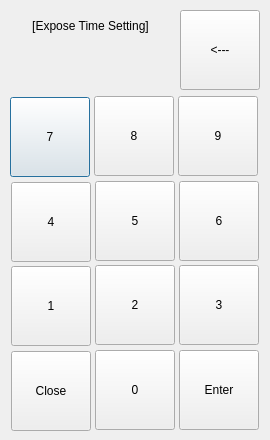
<?xml version="1.0" encoding="UTF-8"?>
<ui version="4.0">
 <class>Dialog</class>
 <widget class="QDialog" name="Dialog">
  <property name="geometry">
   <rect>
    <x>0</x>
    <y>0</y>
    <width>270</width>
    <height>440</height>
   </rect>
  </property>
  <property name="windowTitle">
   <string>Dialog</string>
  </property>
  <widget class="QLabel" name="Label_Number">
   <property name="geometry">
    <rect>
     <x>11</x>
     <y>50</y>
     <width>161</width>
     <height>41</height>
    </rect>
   </property>
   <property name="styleSheet">
    <string notr="true">border-image: url(:/Icon/mea_sel_off_box.png) 4;
border-width: 2;
font: 75 14pt &quot;Nanum square&quot;;</string>
   </property>
   <property name="text">
    <string/>
   </property>
   <property name="alignment">
    <set>Qt::AlignRight|Qt::AlignTrailing|Qt::AlignVCenter</set>
   </property>
   <property name="indent">
    <number>0</number>
   </property>
  </widget>
  <widget class="QPushButton" name="pushButton_7">
   <property name="geometry">
    <rect>
     <x>10</x>
     <y>97</y>
     <width>80</width>
     <height>80</height>
    </rect>
   </property>
   <property name="styleSheet">
    <string notr="true">font: 75 15pt &quot;Nanum square&quot;;</string>
   </property>
   <property name="text">
    <string>7</string>
   </property>
  </widget>
  <widget class="QPushButton" name="pushButton_8">
   <property name="geometry">
    <rect>
     <x>94</x>
     <y>96</y>
     <width>80</width>
     <height>80</height>
    </rect>
   </property>
   <property name="styleSheet">
    <string notr="true">font: 75 15pt &quot;Nanum square&quot;;</string>
   </property>
   <property name="text">
    <string>8</string>
   </property>
  </widget>
  <widget class="QPushButton" name="pushButton_9">
   <property name="geometry">
    <rect>
     <x>178</x>
     <y>96</y>
     <width>80</width>
     <height>80</height>
    </rect>
   </property>
   <property name="styleSheet">
    <string notr="true">font: 75 15pt &quot;Nanum square&quot;;</string>
   </property>
   <property name="text">
    <string>9</string>
   </property>
  </widget>
  <widget class="QPushButton" name="pushButton_6">
   <property name="geometry">
    <rect>
     <x>179</x>
     <y>181</y>
     <width>80</width>
     <height>80</height>
    </rect>
   </property>
   <property name="styleSheet">
    <string notr="true">font: 75 15pt &quot;Nanum square&quot;;</string>
   </property>
   <property name="text">
    <string>6</string>
   </property>
  </widget>
  <widget class="QPushButton" name="pushButton_4">
   <property name="geometry">
    <rect>
     <x>11</x>
     <y>182</y>
     <width>80</width>
     <height>80</height>
    </rect>
   </property>
   <property name="styleSheet">
    <string notr="true">font: 75 15pt &quot;Nanum square&quot;;</string>
   </property>
   <property name="text">
    <string>4</string>
   </property>
  </widget>
  <widget class="QPushButton" name="pushButton_5">
   <property name="geometry">
    <rect>
     <x>95</x>
     <y>181</y>
     <width>80</width>
     <height>80</height>
    </rect>
   </property>
   <property name="styleSheet">
    <string notr="true">font: 75 15pt &quot;Nanum square&quot;;</string>
   </property>
   <property name="text">
    <string>5</string>
   </property>
  </widget>
  <widget class="QPushButton" name="pushButton_3">
   <property name="geometry">
    <rect>
     <x>179</x>
     <y>265</y>
     <width>80</width>
     <height>80</height>
    </rect>
   </property>
   <property name="styleSheet">
    <string notr="true">font: 75 15pt &quot;Nanum square&quot;;</string>
   </property>
   <property name="text">
    <string>3</string>
   </property>
  </widget>
  <widget class="QPushButton" name="pushButton_2">
   <property name="geometry">
    <rect>
     <x>95</x>
     <y>265</y>
     <width>80</width>
     <height>80</height>
    </rect>
   </property>
   <property name="styleSheet">
    <string notr="true">font: 75 15pt &quot;Nanum square&quot;;</string>
   </property>
   <property name="text">
    <string>2</string>
   </property>
  </widget>
  <widget class="QPushButton" name="pushButton_1">
   <property name="geometry">
    <rect>
     <x>11</x>
     <y>266</y>
     <width>80</width>
     <height>80</height>
    </rect>
   </property>
   <property name="styleSheet">
    <string notr="true">font: 75 15pt &quot;Nanum square&quot;;</string>
   </property>
   <property name="text">
    <string>1</string>
   </property>
  </widget>
  <widget class="QPushButton" name="pushButton_Enter">
   <property name="geometry">
    <rect>
     <x>179</x>
     <y>350</y>
     <width>80</width>
     <height>80</height>
    </rect>
   </property>
   <property name="styleSheet">
    <string notr="true">font: 75 15pt &quot;Nanum square&quot;;</string>
   </property>
   <property name="text">
    <string>Enter</string>
   </property>
  </widget>
  <widget class="QPushButton" name="pushButton_0">
   <property name="geometry">
    <rect>
     <x>95</x>
     <y>350</y>
     <width>80</width>
     <height>80</height>
    </rect>
   </property>
   <property name="styleSheet">
    <string notr="true">font: 75 15pt &quot;Nanum square&quot;;</string>
   </property>
   <property name="text">
    <string>0</string>
   </property>
  </widget>
  <widget class="QPushButton" name="pushButton_Close">
   <property name="geometry">
    <rect>
     <x>11</x>
     <y>351</y>
     <width>80</width>
     <height>80</height>
    </rect>
   </property>
   <property name="styleSheet">
    <string notr="true">font: 75 15pt &quot;Nanum square&quot;;</string>
   </property>
   <property name="text">
    <string>Close</string>
   </property>
  </widget>
  <widget class="QPushButton" name="pushButton_Back">
   <property name="geometry">
    <rect>
     <x>180</x>
     <y>10</y>
     <width>80</width>
     <height>80</height>
    </rect>
   </property>
   <property name="styleSheet">
    <string notr="true">font: 75 15pt &quot;Nanum square&quot;;</string>
   </property>
   <property name="text">
    <string>&lt;---</string>
   </property>
  </widget>
  <widget class="QLabel" name="Label_Number_2">
   <property name="geometry">
    <rect>
     <x>10</x>
     <y>10</y>
     <width>161</width>
     <height>31</height>
    </rect>
   </property>
   <property name="styleSheet">
    <string notr="true">font: 75 12pt &quot;Nanum square&quot;;</string>
   </property>
   <property name="text">
    <string>[Expose Time Setting]</string>
   </property>
   <property name="alignment">
    <set>Qt::AlignCenter</set>
   </property>
   <property name="indent">
    <number>0</number>
   </property>
  </widget>
 </widget>
 <resources>
  <include location="Icon/Icon.qrc"/>
 </resources>
 <connections/>
</ui>
